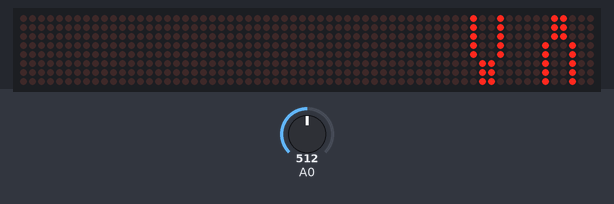
Bench run of a sketch on a simulated Arduino Uno, built with avr-gcc and run on an emulated ATmega328P. Shown: 64×8 LED matrix. Inputs (shaded band) come from the test bench; at power-on: A0 = 512.

Above: at 1.2 s.
1.3 s: A0 set to 712
2.8 s: A0 set to 738
At 3.6 s:
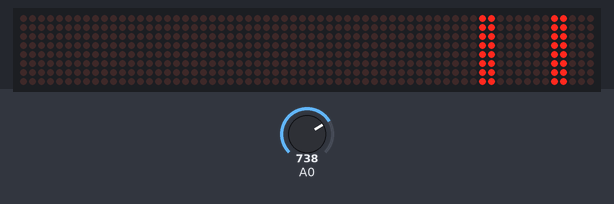
4.3 s: A0 set to 716
At 4.9 s:
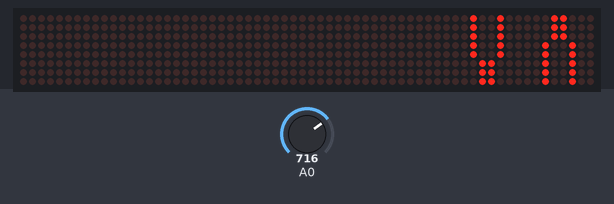
5.8 s: A0 set to 900
At 6.9 s:
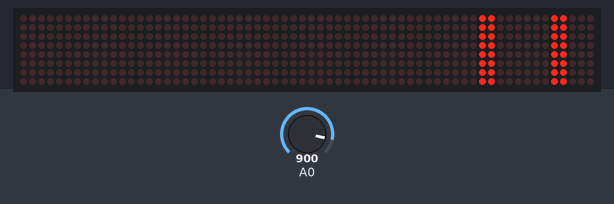
Timing chart, 0 to 8.3 s (numbered marks = the images above; inputs shaded):
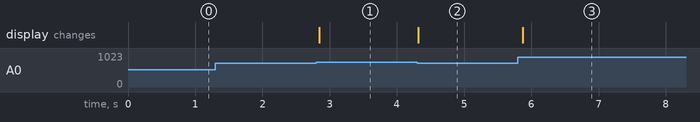

The sketch:

smart_mask_1.ino
```cpp
//int vu[14] = {0, 1, 2, 3, 4, 5, 6, 7, 8, 9, 10, 11, 12, 13};
int p,i;

////////////////////////////////////
#include <LedControl.h>
int DIN = 12;
int CS =  11;
int CLK = 10;
byte invader1a[] =
    { B00011000, B00011000, B00011000, B00011000, B00011000, B00011000, B00011000, B00011000,};

byte invader1b[] =
    { B00011000, B00011000, B00011000, B00011000, B00011000, B00011000, B00011000, B00011000,};
byte invader2a[] =
    { B00011000, B00011000, B00011000, B00100100, B00100100, B00100100, B00100100, B00100100,};
byte invader2b[] =
    { B00100100, B00100100, B00100100, B00100100, B00100100, B00011000, B00011000, B00011000,};
byte invader3a[] =
    { B00011000, B00011000, B00100100, B01000010, B01000010, B01000010, B01000010, B01000010,};
byte invader3b[] =
    { B01000010, B01000010, B01000010, B01000010, B01000010, B00100100, B00011000, B00011000,};
byte invader4a[] =
    { B00011000, B00100100, B01000010, B10000001, B10000001, B10000001, B10000001, B10000001,};
byte invader4b[] =
    { B10000001, B10000001, B10000001, B10000001, B10000001, B01000010, B00100100, B00011000,};
 byte d0[]= {B00000000,B00000000,B00000000,B00000000,B00000000,B00000000,B00000000,B11111111};
byte d1[]= {B00000000,B00000000,B00000000,B00000000,B00000000,B01010010,B01110110,B11111111};
byte d2[]= {B00000000,B00000000,B00000000,B00000000,B00000000,B10101001,B11101011,B11111111};
byte d3[]= {B00000000,B00000000,B00000000,B10010010,B10010010,B11011111,B11111111,B11111111};
byte d4[]= {B00000000,B00000000,B00000000,B01001001,B01101011,B11101111,B11111111,B11111111};
byte d5[]= {B00000000,B10010010,B11010011,B11010011,B11111011,B11111111,B11111111,B11111111};
byte d6[]= {B00000000,B00101100,B10101100,B11101110,B11101111,B11111111,B11111111,B11111111};
LedControl lc=LedControl(DIN,CLK,CS,0);
////////////////////////////////////


void setup()
{


  /////////////////////
   lc.shutdown(0,false); // Wake up displays
    lc.shutdown(1,false);
    lc.setIntensity(0,5); // Set intensity levels
    lc.setIntensity(1,5);
    lc.clearDisplay(0); // Clear Displays
    lc.clearDisplay(1);
  /////////////////////


/*for (i = 0; i < 14; i++)
  pinMode(vu[i], OUTPUT);*/
//Serial.begin(9600);
}
void loop()
{
  printByte(invader1a);
  printByte1(invader1b);
p = analogRead(A0);
//Serial.println(s);
p = p / 48;      //Change the  sensitivity by changing Denominator
Serial.print(p);
  if(p<15)
  {
  if (p == 0)
   {
   for(i = 0; i < 8; i++)
     {
      printByte(invader1a);
      printByte1(invader1b);
    // digitalWrite(vu[i], LOW);
     }
  }
  else
  {
   for (i = 0; i <8;  i++)
    {
      printByte(invader2a);
      printByte1(invader2b);
    // digitalWrite(vu[i], HIGH);
     delay(5);
    }
    for(i = i; i < 8; i++)
     {
      printByte(invader3a);
      printByte1(invader3b);
     // digitalWrite(vu[i], LOW);
     }
  }
  }
}
void printByte(byte character [])
{
  int i = 0;
  for (i = 0; i < 8; i++)
  {
    lc.setRow(0, i, character[i]);
  }
}
void printByte1(byte character [])
{
  int i = 0;
  for (i = 0; i < 8; i++)
  {
    lc.setRow(1, i, character[i]);
  }
}
```

Measured:
- the behaviour switches between 719 and 720 on A0 (found by bisection; images 0 and 1)
- after the input at 1.3 s, every drawn part: stays the same
- after the input at 2.8 s, the display: changes after 0.05 s (image 1)
- after the input at 4.3 s, the display: changes at once (image 2)
- after the input at 5.8 s, the display: changes after 0.07 s (image 3)
